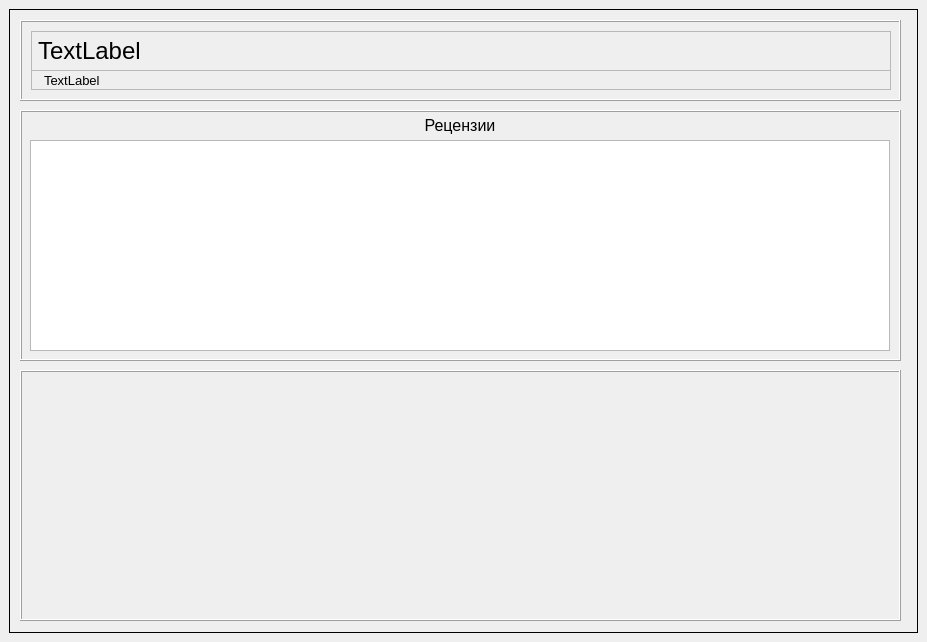
<?xml version="1.0" encoding="UTF-8"?>
<ui version="4.0">
 <class>MainWindow</class>
 <widget class="QMainWindow" name="MainWindow">
  <property name="enabled">
   <bool>true</bool>
  </property>
  <property name="geometry">
   <rect>
    <x>0</x>
    <y>0</y>
    <width>927</width>
    <height>642</height>
   </rect>
  </property>
  <property name="windowTitle">
   <string>FarmersMarkets</string>
  </property>
  <widget class="QWidget" name="centralwidget">
   <layout class="QGridLayout" name="gridLayout_2">
    <item row="0" column="0">
     <widget class="QStackedWidget" name="stackedWidget">
      <property name="frameShape">
       <enum>QFrame::Box</enum>
      </property>
      <property name="currentIndex">
       <number>1</number>
      </property>
      <widget class="QWidget" name="page">
       <layout class="QGridLayout" name="gridLayout_3">
        <item row="0" column="3">
         <widget class="QFrame" name="frame_2">
          <property name="minimumSize">
           <size>
            <width>150</width>
            <height>120</height>
           </size>
          </property>
          <property name="maximumSize">
           <size>
            <width>150</width>
            <height>120</height>
           </size>
          </property>
          <property name="frameShape">
           <enum>QFrame::Box</enum>
          </property>
          <property name="frameShadow">
           <enum>QFrame::Raised</enum>
          </property>
          <layout class="QVBoxLayout" name="verticalLayout">
           <property name="leftMargin">
            <number>1</number>
           </property>
           <property name="topMargin">
            <number>1</number>
           </property>
           <property name="rightMargin">
            <number>1</number>
           </property>
           <property name="bottomMargin">
            <number>1</number>
           </property>
           <item>
            <widget class="QPushButton" name="ButtonViewAllMarkets">
             <property name="minimumSize">
              <size>
               <width>100</width>
               <height>50</height>
              </size>
             </property>
             <property name="text">
              <string>Просмотреть все рынки</string>
             </property>
            </widget>
           </item>
           <item>
            <widget class="QPushButton" name="ButtonFindMarkets">
             <property name="minimumSize">
              <size>
               <width>50</width>
               <height>50</height>
              </size>
             </property>
             <property name="text">
              <string>Найти рынки</string>
             </property>
            </widget>
           </item>
          </layout>
         </widget>
        </item>
        <item row="0" column="2">
         <spacer name="horizontalSpacer_3">
          <property name="orientation">
           <enum>Qt::Horizontal</enum>
          </property>
          <property name="sizeHint" stdset="0">
           <size>
            <width>40</width>
            <height>20</height>
           </size>
          </property>
         </spacer>
        </item>
        <item row="1" column="0" colspan="4">
         <widget class="QTableWidget" name="MarketTable">
          <property name="minimumSize">
           <size>
            <width>0</width>
            <height>0</height>
           </size>
          </property>
         </widget>
        </item>
        <item row="0" column="1">
         <widget class="QFrame" name="frame_3">
          <property name="enabled">
           <bool>true</bool>
          </property>
          <property name="sizePolicy">
           <sizepolicy hsizetype="Preferred" vsizetype="Preferred">
            <horstretch>0</horstretch>
            <verstretch>0</verstretch>
           </sizepolicy>
          </property>
          <property name="minimumSize">
           <size>
            <width>175</width>
            <height>120</height>
           </size>
          </property>
          <property name="maximumSize">
           <size>
            <width>175</width>
            <height>120</height>
           </size>
          </property>
          <property name="layoutDirection">
           <enum>Qt::LeftToRight</enum>
          </property>
          <property name="autoFillBackground">
           <bool>false</bool>
          </property>
          <property name="inputMethodHints">
           <set>Qt::ImhNone</set>
          </property>
          <property name="frameShape">
           <enum>QFrame::Box</enum>
          </property>
          <property name="frameShadow">
           <enum>QFrame::Raised</enum>
          </property>
          <layout class="QVBoxLayout" name="verticalLayout_2">
           <property name="spacing">
            <number>0</number>
           </property>
           <property name="leftMargin">
            <number>0</number>
           </property>
           <property name="topMargin">
            <number>0</number>
           </property>
           <property name="rightMargin">
            <number>0</number>
           </property>
           <property name="bottomMargin">
            <number>0</number>
           </property>
           <item>
            <widget class="QLabel" name="label">
             <property name="minimumSize">
              <size>
               <width>175</width>
               <height>40</height>
              </size>
             </property>
             <property name="maximumSize">
              <size>
               <width>175</width>
               <height>400</height>
              </size>
             </property>
             <property name="text">
              <string>Для просмотра или создания
 рецензии введите Fmid рынка</string>
             </property>
             <property name="alignment">
              <set>Qt::AlignCenter</set>
             </property>
            </widget>
           </item>
           <item>
            <widget class="QWidget" name="widget" native="true">
             <property name="minimumSize">
              <size>
               <width>175</width>
               <height>30</height>
              </size>
             </property>
             <property name="maximumSize">
              <size>
               <width>175</width>
               <height>30</height>
              </size>
             </property>
             <layout class="QHBoxLayout" name="horizontalLayout_4">
              <property name="spacing">
               <number>0</number>
              </property>
              <property name="leftMargin">
               <number>0</number>
              </property>
              <property name="topMargin">
               <number>0</number>
              </property>
              <property name="rightMargin">
               <number>0</number>
              </property>
              <property name="bottomMargin">
               <number>0</number>
              </property>
              <item>
               <widget class="QTextEdit" name="inputFmid">
                <property name="minimumSize">
                 <size>
                  <width>110</width>
                  <height>30</height>
                 </size>
                </property>
                <property name="maximumSize">
                 <size>
                  <width>110</width>
                  <height>30</height>
                 </size>
                </property>
                <property name="html">
                 <string>&lt;!DOCTYPE HTML PUBLIC &quot;-//W3C//DTD HTML 4.0//EN&quot; &quot;http://www.w3.org/TR/REC-html40/strict.dtd&quot;&gt;
&lt;html&gt;&lt;head&gt;&lt;meta name=&quot;qrichtext&quot; content=&quot;1&quot; /&gt;&lt;style type=&quot;text/css&quot;&gt;
p, li { white-space: pre-wrap; }
&lt;/style&gt;&lt;/head&gt;&lt;body style=&quot; font-family:'MS Shell Dlg 2'; font-size:8.25pt; font-weight:400; font-style:normal;&quot;&gt;
&lt;p style=&quot; margin-top:0px; margin-bottom:0px; margin-left:0px; margin-right:0px; -qt-block-indent:0; text-indent:0px;&quot;&gt;Введите Fmid&lt;/p&gt;&lt;/body&gt;&lt;/html&gt;</string>
                </property>
               </widget>
              </item>
             </layout>
            </widget>
           </item>
           <item>
            <widget class="QFrame" name="frame_4">
             <property name="minimumSize">
              <size>
               <width>175</width>
               <height>50</height>
              </size>
             </property>
             <property name="maximumSize">
              <size>
               <width>175</width>
               <height>50</height>
              </size>
             </property>
             <property name="frameShape">
              <enum>QFrame::NoFrame</enum>
             </property>
             <property name="frameShadow">
              <enum>QFrame::Raised</enum>
             </property>
             <property name="lineWidth">
              <number>1</number>
             </property>
             <layout class="QHBoxLayout" name="horizontalLayout_3">
              <property name="spacing">
               <number>0</number>
              </property>
              <property name="leftMargin">
               <number>0</number>
              </property>
              <property name="topMargin">
               <number>0</number>
              </property>
              <property name="rightMargin">
               <number>0</number>
              </property>
              <property name="bottomMargin">
               <number>0</number>
              </property>
              <item>
               <widget class="QPushButton" name="ButtonViewWriteReviews">
                <property name="enabled">
                 <bool>true</bool>
                </property>
                <property name="minimumSize">
                 <size>
                  <width>140</width>
                  <height>0</height>
                 </size>
                </property>
                <property name="maximumSize">
                 <size>
                  <width>140</width>
                  <height>40</height>
                 </size>
                </property>
                <property name="text">
                 <string>Просмотреть или
 оставить рецензию</string>
                </property>
                <property name="checkable">
                 <bool>false</bool>
                </property>
                <property name="autoDefault">
                 <bool>false</bool>
                </property>
                <property name="default">
                 <bool>false</bool>
                </property>
                <property name="flat">
                 <bool>false</bool>
                </property>
               </widget>
              </item>
             </layout>
            </widget>
           </item>
          </layout>
         </widget>
        </item>
        <item row="0" column="0">
         <widget class="QFrame" name="frame">
          <property name="maximumSize">
           <size>
            <width>16777215</width>
            <height>120</height>
           </size>
          </property>
          <property name="layoutDirection">
           <enum>Qt::LeftToRight</enum>
          </property>
          <property name="frameShape">
           <enum>QFrame::Box</enum>
          </property>
          <property name="frameShadow">
           <enum>QFrame::Raised</enum>
          </property>
          <layout class="QGridLayout" name="gridLayout">
           <property name="leftMargin">
            <number>5</number>
           </property>
           <property name="topMargin">
            <number>5</number>
           </property>
           <property name="rightMargin">
            <number>5</number>
           </property>
           <property name="bottomMargin">
            <number>0</number>
           </property>
           <item row="1" column="0" colspan="2">
            <widget class="QRadioButton" name="searchByZip">
             <property name="minimumSize">
              <size>
               <width>216</width>
               <height>17</height>
              </size>
             </property>
             <property name="text">
              <string>Поиск по почтовому индексу</string>
             </property>
            </widget>
           </item>
           <item row="3" column="0" colspan="2">
            <widget class="QStackedWidget" name="stackedWidget_2">
             <property name="sizePolicy">
              <sizepolicy hsizetype="Preferred" vsizetype="Preferred">
               <horstretch>0</horstretch>
               <verstretch>0</verstretch>
              </sizepolicy>
             </property>
             <property name="frameShape">
              <enum>QFrame::NoFrame</enum>
             </property>
             <property name="currentIndex">
              <number>0</number>
             </property>
             <widget class="QWidget" name="page_3">
              <layout class="QHBoxLayout" name="horizontalLayout">
               <property name="leftMargin">
                <number>0</number>
               </property>
               <property name="topMargin">
                <number>0</number>
               </property>
               <property name="rightMargin">
                <number>0</number>
               </property>
               <property name="bottomMargin">
                <number>0</number>
               </property>
               <item>
                <widget class="QTextEdit" name="inputCity">
                 <property name="minimumSize">
                  <size>
                   <width>0</width>
                   <height>0</height>
                  </size>
                 </property>
                 <property name="maximumSize">
                  <size>
                   <width>172</width>
                   <height>30</height>
                  </size>
                 </property>
                 <property name="html">
                  <string>&lt;!DOCTYPE HTML PUBLIC &quot;-//W3C//DTD HTML 4.0//EN&quot; &quot;http://www.w3.org/TR/REC-html40/strict.dtd&quot;&gt;
&lt;html&gt;&lt;head&gt;&lt;meta name=&quot;qrichtext&quot; content=&quot;1&quot; /&gt;&lt;style type=&quot;text/css&quot;&gt;
p, li { white-space: pre-wrap; }
&lt;/style&gt;&lt;/head&gt;&lt;body style=&quot; font-family:'MS Shell Dlg 2'; font-size:8.25pt; font-weight:400; font-style:normal;&quot;&gt;
&lt;p style=&quot; margin-top:0px; margin-bottom:0px; margin-left:0px; margin-right:0px; -qt-block-indent:0; text-indent:0px;&quot;&gt;Введите город&lt;/p&gt;&lt;/body&gt;&lt;/html&gt;</string>
                 </property>
                </widget>
               </item>
               <item>
                <spacer name="horizontalSpacer_2">
                 <property name="orientation">
                  <enum>Qt::Horizontal</enum>
                 </property>
                 <property name="sizeHint" stdset="0">
                  <size>
                   <width>40</width>
                   <height>20</height>
                  </size>
                 </property>
                </spacer>
               </item>
               <item>
                <widget class="QTextEdit" name="inputState">
                 <property name="minimumSize">
                  <size>
                   <width>0</width>
                   <height>0</height>
                  </size>
                 </property>
                 <property name="maximumSize">
                  <size>
                   <width>172</width>
                   <height>30</height>
                  </size>
                 </property>
                 <property name="html">
                  <string>&lt;!DOCTYPE HTML PUBLIC &quot;-//W3C//DTD HTML 4.0//EN&quot; &quot;http://www.w3.org/TR/REC-html40/strict.dtd&quot;&gt;
&lt;html&gt;&lt;head&gt;&lt;meta name=&quot;qrichtext&quot; content=&quot;1&quot; /&gt;&lt;style type=&quot;text/css&quot;&gt;
p, li { white-space: pre-wrap; }
&lt;/style&gt;&lt;/head&gt;&lt;body style=&quot; font-family:'MS Shell Dlg 2'; font-size:8.25pt; font-weight:400; font-style:normal;&quot;&gt;
&lt;p style=&quot; margin-top:0px; margin-bottom:0px; margin-left:0px; margin-right:0px; -qt-block-indent:0; text-indent:0px;&quot;&gt;Введите штат&lt;/p&gt;&lt;/body&gt;&lt;/html&gt;</string>
                 </property>
                </widget>
               </item>
              </layout>
             </widget>
             <widget class="QWidget" name="page_4">
              <layout class="QHBoxLayout" name="horizontalLayout_2">
               <property name="leftMargin">
                <number>0</number>
               </property>
               <property name="topMargin">
                <number>0</number>
               </property>
               <property name="rightMargin">
                <number>0</number>
               </property>
               <property name="bottomMargin">
                <number>0</number>
               </property>
               <item>
                <widget class="QTextEdit" name="inputZip">
                 <property name="minimumSize">
                  <size>
                   <width>0</width>
                   <height>0</height>
                  </size>
                 </property>
                 <property name="maximumSize">
                  <size>
                   <width>172</width>
                   <height>30</height>
                  </size>
                 </property>
                 <property name="html">
                  <string>&lt;!DOCTYPE HTML PUBLIC &quot;-//W3C//DTD HTML 4.0//EN&quot; &quot;http://www.w3.org/TR/REC-html40/strict.dtd&quot;&gt;
&lt;html&gt;&lt;head&gt;&lt;meta name=&quot;qrichtext&quot; content=&quot;1&quot; /&gt;&lt;style type=&quot;text/css&quot;&gt;
p, li { white-space: pre-wrap; }
&lt;/style&gt;&lt;/head&gt;&lt;body style=&quot; font-family:'MS Shell Dlg 2'; font-size:8.25pt; font-weight:400; font-style:normal;&quot;&gt;
&lt;p style=&quot; margin-top:0px; margin-bottom:0px; margin-left:0px; margin-right:0px; -qt-block-indent:0; text-indent:0px;&quot;&gt;Введите почтовый индекс&lt;/p&gt;&lt;/body&gt;&lt;/html&gt;</string>
                 </property>
                </widget>
               </item>
               <item>
                <spacer name="horizontalSpacer">
                 <property name="orientation">
                  <enum>Qt::Horizontal</enum>
                 </property>
                 <property name="sizeHint" stdset="0">
                  <size>
                   <width>40</width>
                   <height>20</height>
                  </size>
                 </property>
                </spacer>
               </item>
              </layout>
             </widget>
            </widget>
           </item>
           <item row="2" column="1">
            <widget class="QSpinBox" name="valueLimitSearchArea">
             <property name="enabled">
              <bool>true</bool>
             </property>
             <property name="minimumSize">
              <size>
               <width>0</width>
               <height>0</height>
              </size>
             </property>
             <property name="maximumSize">
              <size>
               <width>100</width>
               <height>30</height>
              </size>
             </property>
             <property name="maximum">
              <number>999999999</number>
             </property>
            </widget>
           </item>
           <item row="2" column="0">
            <widget class="QCheckBox" name="limitSearchArea">
             <property name="minimumSize">
              <size>
               <width>148</width>
               <height>17</height>
              </size>
             </property>
             <property name="text">
              <string>Ограничить зону поиска</string>
             </property>
            </widget>
           </item>
           <item row="0" column="0" colspan="2">
            <widget class="QRadioButton" name="searchByCityState">
             <property name="minimumSize">
              <size>
               <width>216</width>
               <height>17</height>
              </size>
             </property>
             <property name="text">
              <string>Поиск по городу и штату</string>
             </property>
             <property name="checked">
              <bool>true</bool>
             </property>
            </widget>
           </item>
          </layout>
         </widget>
        </item>
       </layout>
       <zorder>frame</zorder>
       <zorder>MarketTable</zorder>
       <zorder>frame_2</zorder>
       <zorder>frame_3</zorder>
       <zorder>horizontalSpacer_3</zorder>
      </widget>
      <widget class="QWidget" name="page_2">
       <widget class="QFrame" name="frame_5">
        <property name="geometry">
         <rect>
          <x>10</x>
          <y>360</y>
          <width>881</width>
          <height>251</height>
         </rect>
        </property>
        <property name="frameShape">
         <enum>QFrame::Box</enum>
        </property>
        <property name="frameShadow">
         <enum>QFrame::Raised</enum>
        </property>
       </widget>
       <widget class="QFrame" name="frame_6">
        <property name="geometry">
         <rect>
          <x>10</x>
          <y>100</y>
          <width>881</width>
          <height>251</height>
         </rect>
        </property>
        <property name="frameShape">
         <enum>QFrame::Box</enum>
        </property>
        <property name="frameShadow">
         <enum>QFrame::Raised</enum>
        </property>
        <widget class="QTableWidget" name="ReviewTable">
         <property name="geometry">
          <rect>
           <x>10</x>
           <y>30</y>
           <width>860</width>
           <height>211</height>
          </rect>
         </property>
         <property name="frameShape">
          <enum>QFrame::StyledPanel</enum>
         </property>
        </widget>
        <widget class="QLabel" name="label_2">
         <property name="geometry">
          <rect>
           <x>10</x>
           <y>0</y>
           <width>860</width>
           <height>30</height>
          </rect>
         </property>
         <property name="font">
          <font>
           <pointsize>12</pointsize>
          </font>
         </property>
         <property name="frameShape">
          <enum>QFrame::NoFrame</enum>
         </property>
         <property name="text">
          <string>Рецензии</string>
         </property>
         <property name="alignment">
          <set>Qt::AlignCenter</set>
         </property>
        </widget>
       </widget>
       <widget class="QFrame" name="frame_7">
        <property name="geometry">
         <rect>
          <x>10</x>
          <y>10</y>
          <width>881</width>
          <height>81</height>
         </rect>
        </property>
        <property name="frameShape">
         <enum>QFrame::Box</enum>
        </property>
        <property name="frameShadow">
         <enum>QFrame::Raised</enum>
        </property>
        <layout class="QVBoxLayout" name="verticalLayout_3">
         <item>
          <widget class="QLabel" name="selectedMarketName">
           <property name="minimumSize">
            <size>
             <width>860</width>
             <height>40</height>
            </size>
           </property>
           <property name="maximumSize">
            <size>
             <width>860</width>
             <height>40</height>
            </size>
           </property>
           <property name="font">
            <font>
             <pointsize>18</pointsize>
            </font>
           </property>
           <property name="frameShape">
            <enum>QFrame::StyledPanel</enum>
           </property>
           <property name="text">
            <string>TextLabel</string>
           </property>
          </widget>
         </item>
         <item>
          <widget class="QLabel" name="selectedMarketCityAndState">
           <property name="minimumSize">
            <size>
             <width>860</width>
             <height>20</height>
            </size>
           </property>
           <property name="maximumSize">
            <size>
             <width>860</width>
             <height>20</height>
            </size>
           </property>
           <property name="font">
            <font>
             <pointsize>10</pointsize>
            </font>
           </property>
           <property name="frameShape">
            <enum>QFrame::StyledPanel</enum>
           </property>
           <property name="lineWidth">
            <number>1</number>
           </property>
           <property name="text">
            <string>TextLabel</string>
           </property>
           <property name="wordWrap">
            <bool>false</bool>
           </property>
           <property name="margin">
            <number>0</number>
           </property>
           <property name="indent">
            <number>12</number>
           </property>
          </widget>
         </item>
        </layout>
       </widget>
      </widget>
     </widget>
    </item>
   </layout>
  </widget>
 </widget>
 <resources/>
 <connections/>
</ui>
